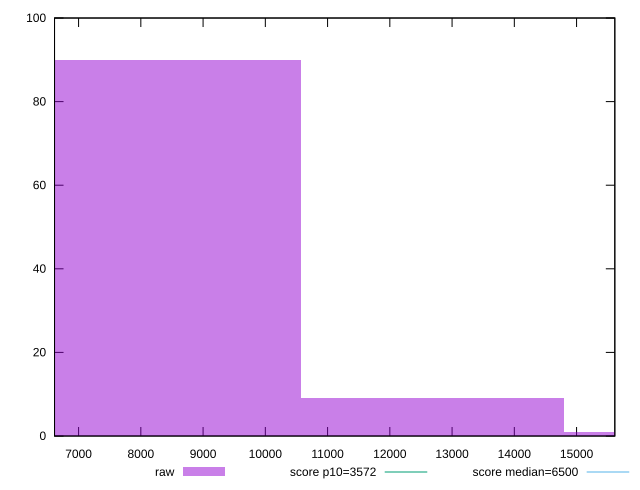

Reproduce this figure in gnuplot.
reset

$raw <<EOF
8455.936840089693 90
12683.90526013454 9
16911.873680179386 1
EOF

set key outside below
set boxwidth 4227.968420044846
set xrange [6613.603999999999:15614.453]
set yrange [0:100]
set trange [0:100]
set style fill transparent solid 0.5 noborder

set parametric
set terminal svg size 640, 490 enhanced background rgb 'white'
set output "reports/report_00028_2021-02-24T12-49-42.674Z/first-cpu-idle/samples/astro/raw/histogram.svg"

plot $raw title "raw" with boxes, \
     3572,t title "score p10=3572", \
     6500,t title "score median=6500"

reset
